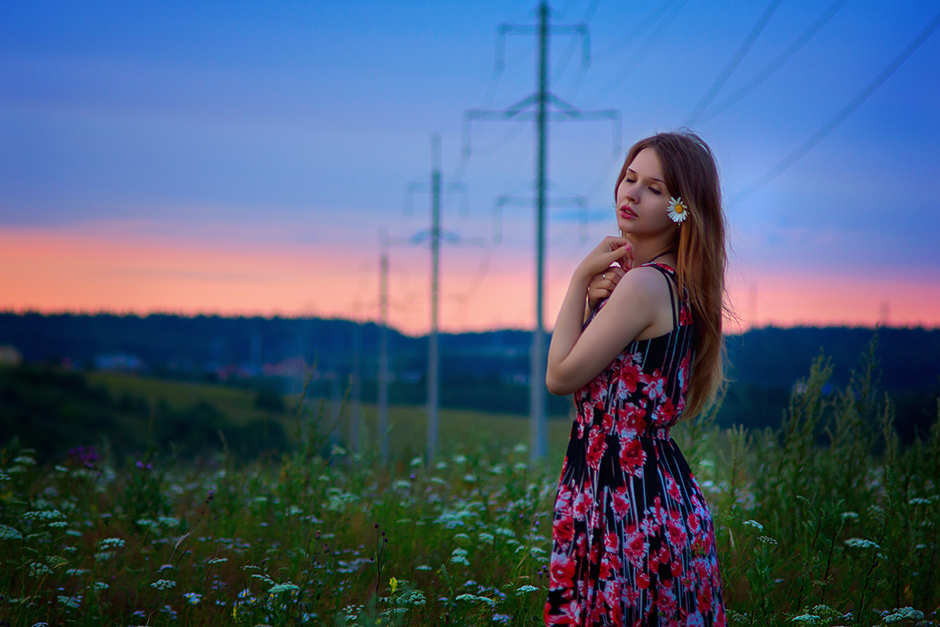
#> input picture lena4.jpg, 940 x 627 px, given in place of Gears.png, which was not available
$ jupyter execute Untitled3.ipynb   (shell and % lines are left out)
#> lines starting #> are read from the running program, lines starting #| are printed output that depends on the picture; after the words box and inside, x2 and y2 are one past the last pixel; in counts of white or black regions, pixels touching at a corner belong together; pictures that were not available may be replaced by others from this repository, and a replacement may not be noted
[cell 1]
import cv2
import numpy as np
from matplotlib import pyplot as plt

[cell 2]
def select_image():
    path = "Gears.png" #fd.askopenfilename()
    if (len(path) > 0):
        return cv2.imread(path, 0)
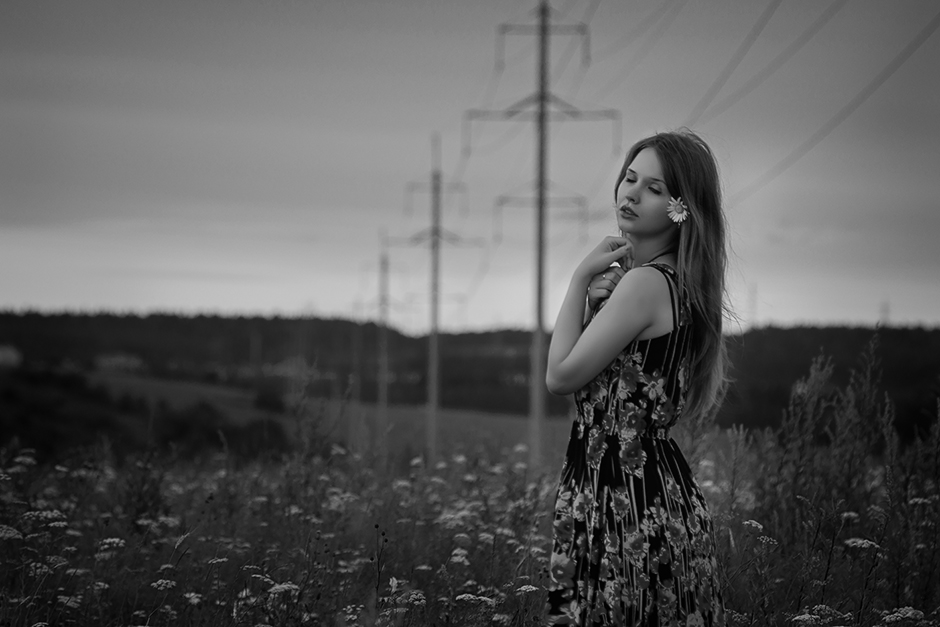
#> returned value: shape (627, 940); min 0, max 235, mean 90.6

[cell 3]
def hand_bin(gray_image, low_bord, high_bord):
#> called with low_bord = 128, high_bord = 255
    for i in range(gray_image.shape[0]):
        for j in range(gray_image.shape[1]):
            if (gray_image[i,j] >= low_bord) and (gray_image[i,j] <= high_bord):
                gray_image[i,j] = 1
            else:
                gray_image[i,j] = 0
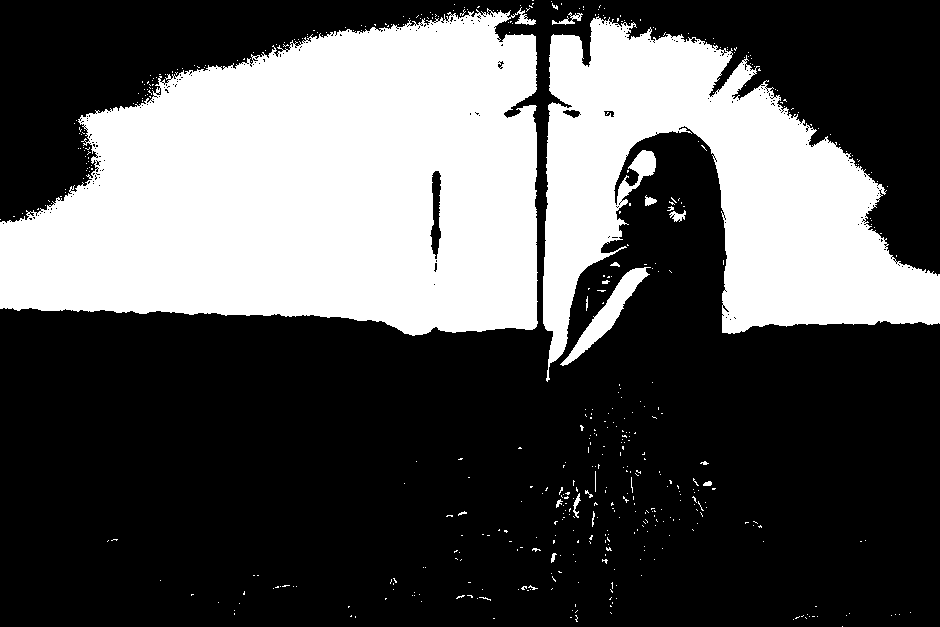
#> gray_image: shape (627, 940); values 0 (black) and 1 (white), 33.6% white; 502 white regions (484 under 20 px), largest, box (x1, y1, x2, y2) and area: (0, 7, 538, 336) 128912, (543, 16, 940, 382) 65424, (560, 267, 651, 366) 1863

    return gray_image

[cell 4]
im = select_image()
hand_bin(im, 128, 255)

# [4 lines of commented-out code are left out]

[cell 5]
print(im.shape)
#| (627, 940)

[cell 6]
w = 100
d = 2

base = cv2.getStructuringElement(cv2.MORPH_ELLIPSE, (w, w))
inner = cv2.getStructuringElement(cv2.MORPH_ELLIPSE, (w-2*d, w-2*d))
base[d:-d, d:-d] -= inner

[cell 7]
plt.imshow(base * 255, 'gray')
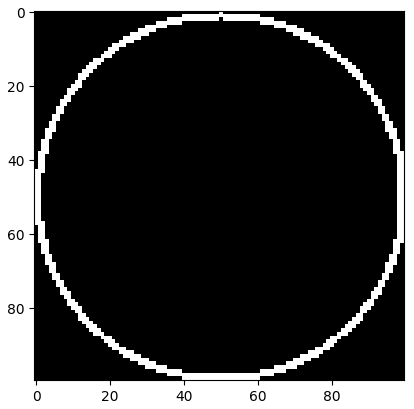
#> figure drawn by matplotlib, 1 panel

[cell 8]
er_im = cv2.erode(im, base)
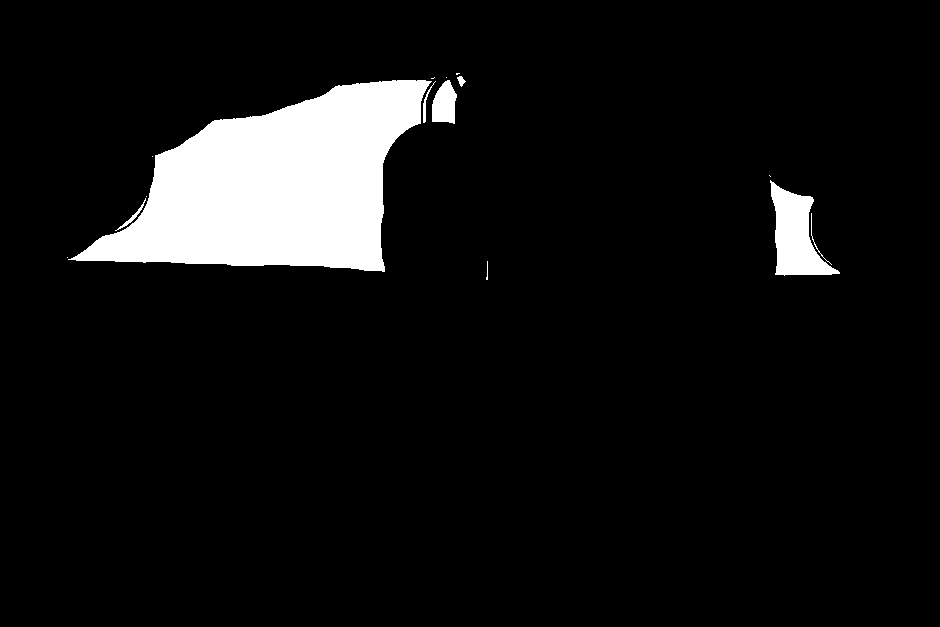
#> er_im: shape (627, 940); values 0 (black) and 1 (white), 7.5% white; 15 white regions (7 under 20 px), largest, box (x1, y1, x2, y2) and area: (68, 80, 432, 272) 39931, (770, 180, 840, 276) 3363, (432, 80, 457, 124) 809

[cell 9]
plt.imshow(er_im, 'gray')

[cell 10]
base = cv2.getStructuringElement(cv2.MORPH_ELLIPSE, (w, w))
del_im = cv2.dilate(er_im, base)
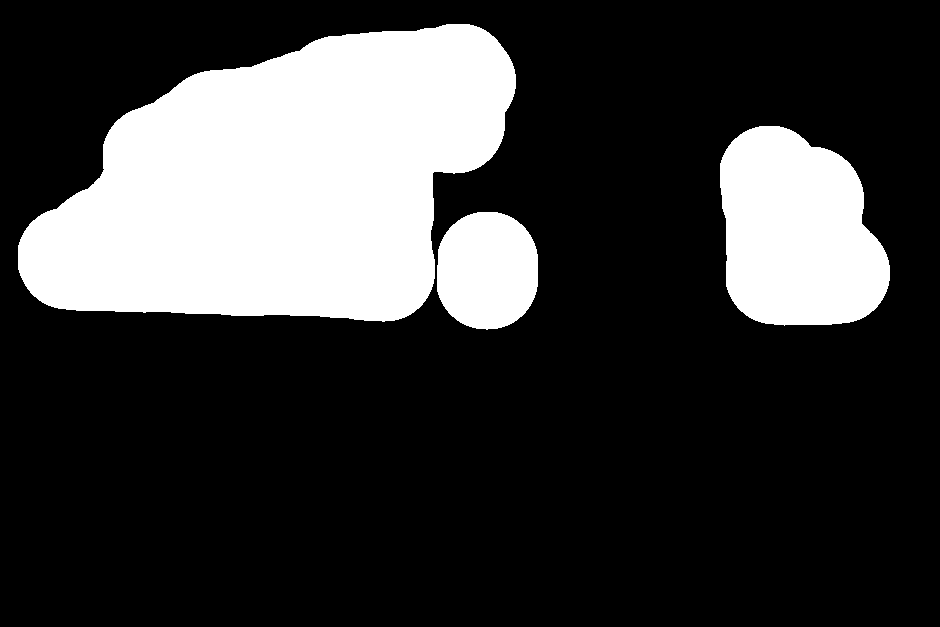
#> del_im: shape (627, 940); values 0 (black) and 1 (white), 23.5% white; 3 white regions, box (x1, y1, x2, y2) and area: (18, 24, 516, 322) 101879, (720, 126, 890, 326) 26558, (437, 212, 538, 330) 9806

[cell 11]
plt.imshow(del_im, 'gray')

[cell 12]
fulled_im = im | del_im
#> fulled_im: shape (627, 940); values 0 (black) and 1 (white), 33.7% white; 502 white regions (484 under 20 px), largest, box (x1, y1, x2, y2) and area: (0, 7, 538, 336) 129114, (543, 16, 940, 382) 65454, (560, 267, 651, 366) 1863

[cell 13]
plt.imshow(fulled_im, 'gray')

[cell 14]
base = cv2.getStructuringElement(cv2.MORPH_ELLIPSE, (200, 200))
sparce = cv2.getStructuringElement(cv2.MORPH_ELLIPSE, (10, 10))
move = cv2.getStructuringElement(cv2.MORPH_ELLIPSE, (10, 10))
tmp = cv2.erode(fulled_im, base)
#> tmp: shape (627, 940); values 0 (black) and 1 (white), 1.2% white; 1 white region, box (x1, y1, x2, y2) and area: (194, 143, 338, 217) 6954
open_im = cv2.dilate(tmp, base)
#> open_im: shape (627, 940); values 0 (black) and 1 (white), 13% white; 1 white region, box (x1, y1, x2, y2) and area: (95, 44, 438, 317) 76596
im2 = cv2.dilate(open_im, sparce)
#> im2: shape (627, 940); values 0 (black) and 1 (white), 13.8% white; 1 white region, box (x1, y1, x2, y2) and area: (91, 40, 443, 322) 81603
im3 = cv2.dilate(im2, move)
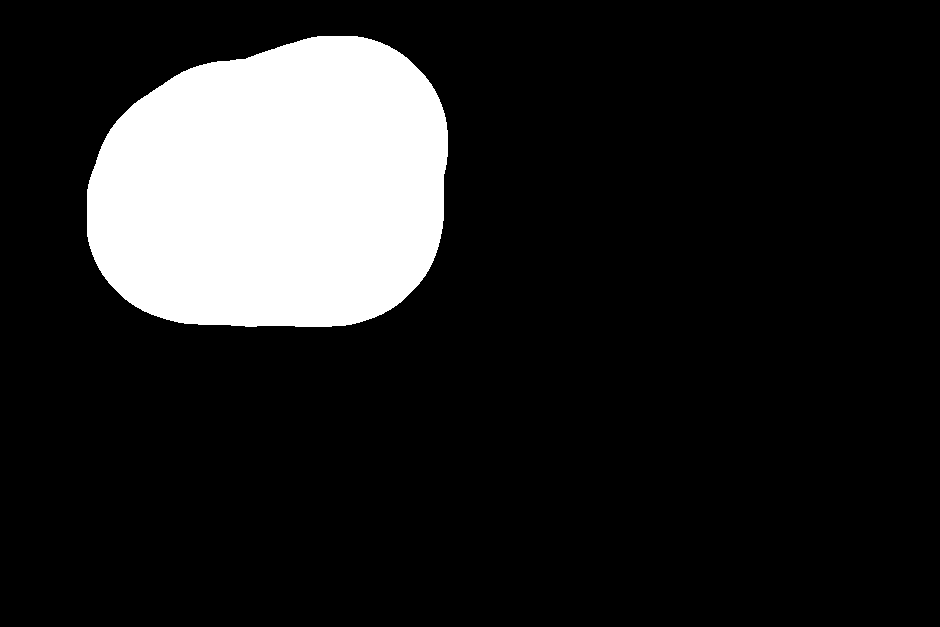
#> im3: shape (627, 940); values 0 (black) and 1 (white), 14.7% white; 1 white region, box (x1, y1, x2, y2) and area: (87, 36, 448, 327) 86750

ring = (im2 - im3)
#> ring: shape (627, 940); 0.87% white; 1 white region, box (x1, y1, x2, y2) and area: (87, 36, 448, 327) 5147
plt.imshow(ring, 'gray')
peak_im =  ring * im
#> peak_im: shape (627, 940); 0.56% white; 36 white regions (28 under 20 px), largest, box (x1, y1, x2, y2) and area: (310, 36, 448, 234) 1326, (87, 104, 156, 313) 1113, (354, 250, 436, 321) 533

[cell 15]
plt.imshow(peak_im, 'gray')

[cell 16]
tip = cv2.getStructuringElement(cv2.MORPH_ELLIPSE, (20, 20))
thick_peak_im = cv2.dilate(peak_im, tip)
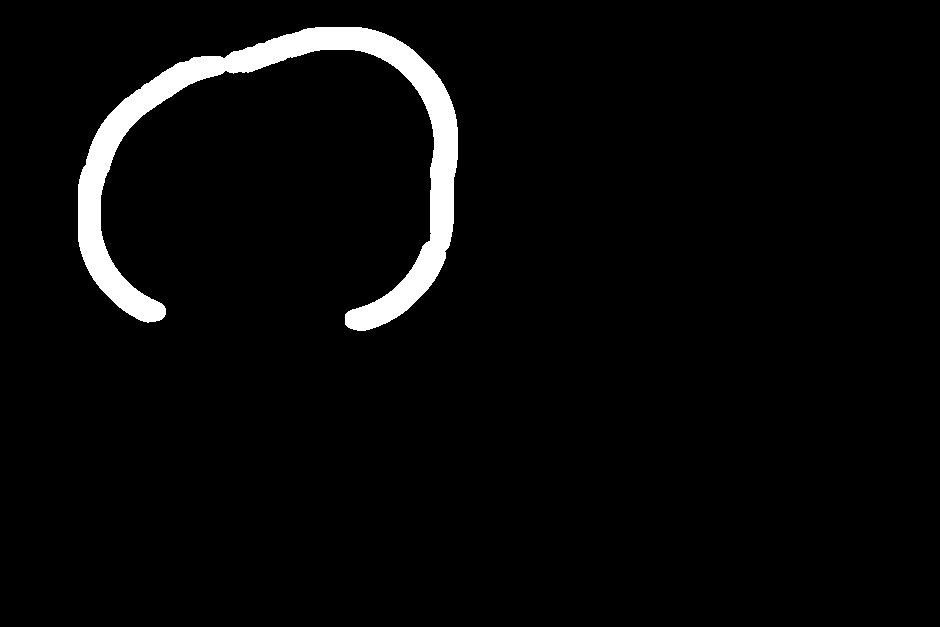
#> thick_peak_im: shape (627, 940); 3.6% white; 1 white region, box (x1, y1, x2, y2) and area: (78, 27, 458, 331) 21045

[cell 17]
plt.imshow(thick_peak_im, 'gray')

[cell 18]
#ring = cv2.dilate(ring, sparce)
mark = cv2.getStructuringElement(cv2.MORPH_ELLIPSE, (50, 50))
points = cv2.dilate((ring - thick_peak_im), mark)
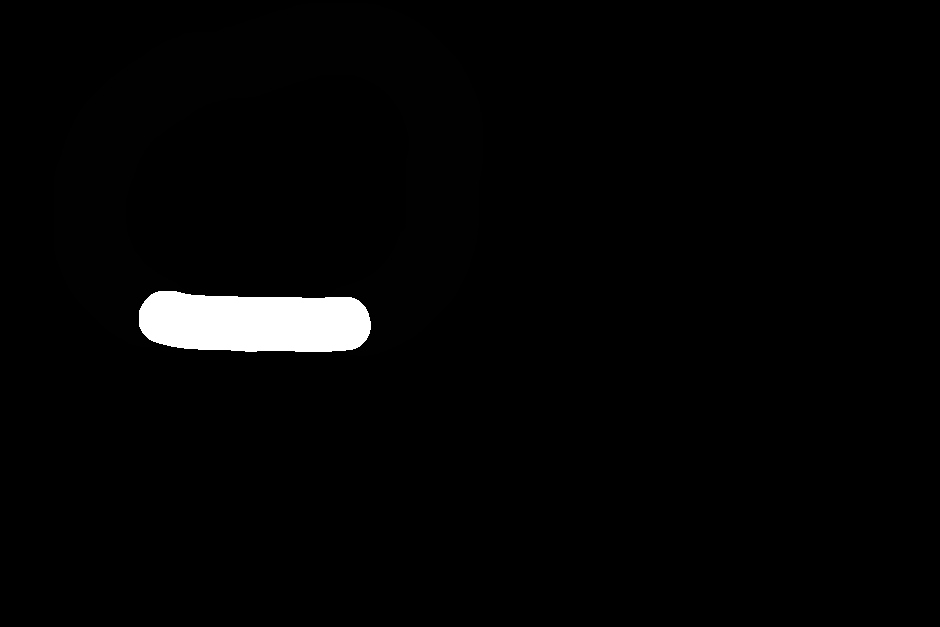
#> points: shape (627, 940); min 0, max 255, mean 5.3

[cell 19]
plt.imshow(points, 'gray')

[cell 20]
res = thick_peak_im | points
